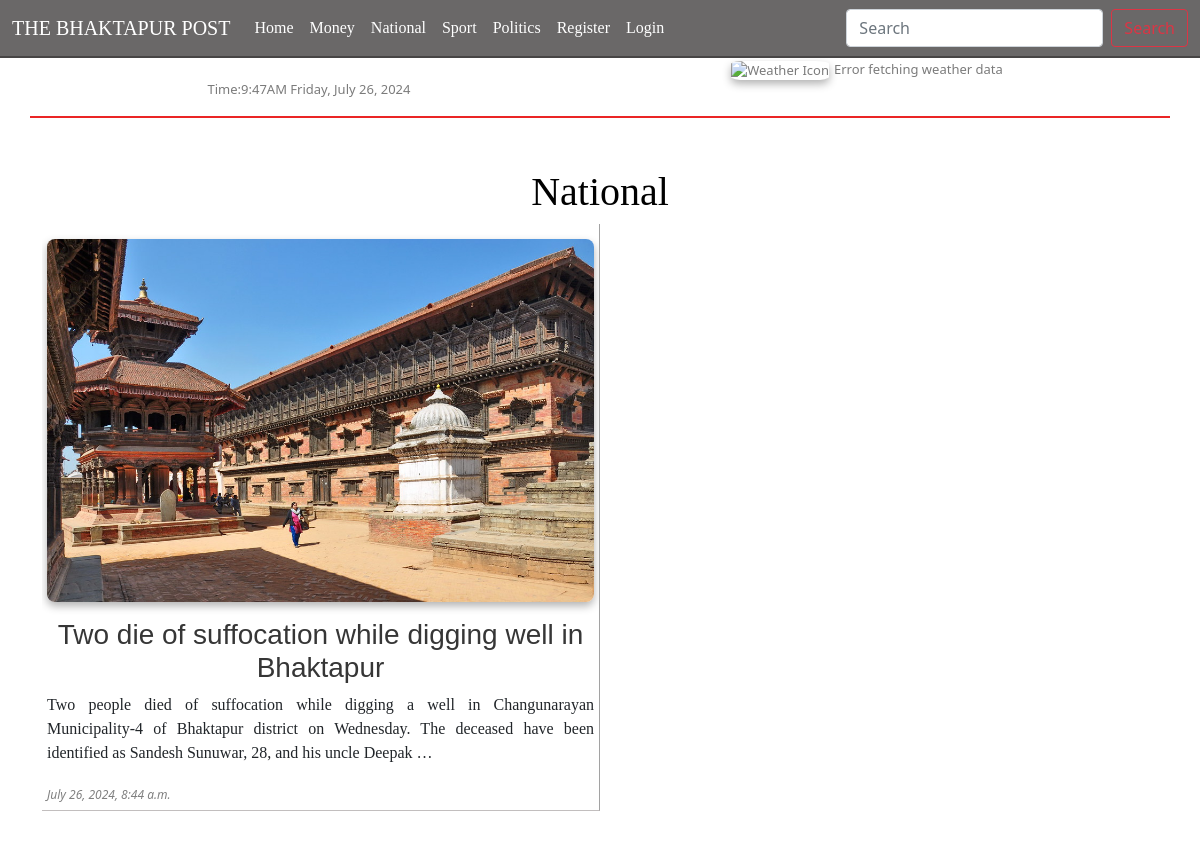
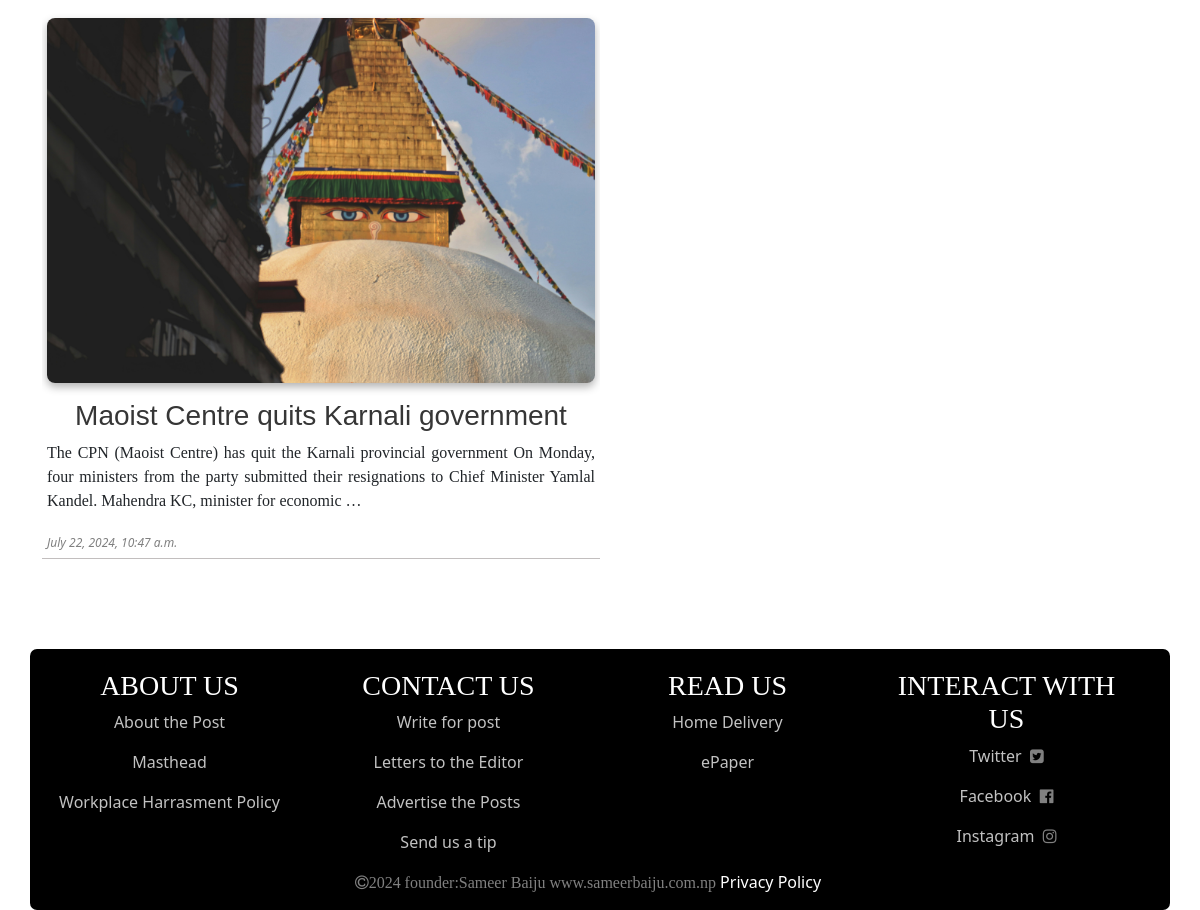
/national/, run on the app's committed database (2 pictures, top to bottom).
### news/models.py (models this page shows, shortened)
class Article(models.Model):
    title = models.CharField(max_length=200)
    content = models.TextField()
    news_slug=AutoSlugField(populate_from='title',default=None,null=True,unique=True)
    category = models.ForeignKey(Category, on_delete=models.CASCADE)
    pub_date = models.DateTimeField('date published')
    img=models.ImageField(upload_to='news_images/', null=True,blank=True)

### news/views.py (the view)
# urls.py: path('national/',views.national,name="national"),
def national(request):
    data=""
    try:
        national_category=Category.objects.get(name="national")
        data=Article.objects.filter(category=national_category).order_by('-pub_date')
    except(Exception) as e:
        print("National category not found")
    data={'news_data':data}
    return render(request,'national.html',data)

### template/national.html
{% include 'navbar.html' %}
<html>
    <body>
        <h1 class="category-h1" style="text-align: center;">National</h1>
        <div class="container ">
            <div class="rows">
                {% for i in news_data%}
                <div class="col-md-6 col column">
                    {% if i.img %}
                    <a href="/national/{{i.news_slug}}"><img src="{{i.img.url}}" /></a>
                  {% endif %}
                    <a href="/national/{{i.news_slug}}"><h3 class="justify-text">
                        {{i.title}}
                    </h3></a>
                    <p class="justify-text">{{i.content | truncatewords:30 }}</p>
                    <i>{{i.pub_date}}</i>
                </div>
                {% endfor %}
            </div>
        </div>
        {% include 'footer.html'%}
    </body>
</html>

### static/style.css (style rules this page uses)
* { margin: 0px; box-sizing: border-box; }
.column { margin-bottom: 50px ; border-right: 1px solid rgb(162, 162, 162); overflow: auto; border-bottom: 1px solid rgb(194, 190, 190); padding: 5px; }
.column a { text-decoration: none; color: rgb(54, 54, 54); }
.column:last-child { border-right: none; }
h3.justify-text { text-align:center; }
.column h3 { font-family:'Trebuchet MS', 'Lucida Sans Unicode', 'Lucida Grande', 'Lucida Sans', Arial, sans-serif; }
.column i { color: gray; font-size: 12px; }
.category-h1 { font-family:Cambria, Cochin, Georgia, Times, 'Times New Roman', serif; color: rgb(0, 0, 0); }
p.justify-text { text-align: justify; font-family: Georgia, 'Times New Roman', Times, serif; }
.container { flex: 1; display: flex; align-items: center; }
.column img { width: 100%; height: auto; object-fit: cover; border-radius: 8px; box-shadow: 0 4px 8px rgba(0, 0, 0, 0.303); margin-bottom: 1rem; margin-top: 10px; transform: scale(1) }

### data on the page
Article: img (picture), title "Two die of suffocation while digging well in Bhaktapur", content "Two people died of suffocation while digging a well in Changunarayan Municipality-4 of Bhaktapur district on Wednesday. The deceased have been identified as Sandesh Sunuwar, 28, and his uncle Deepak …", pub_date "July 26, 2024, 8:44 a.m."
Article: img (picture), title "Maoist Centre quits Karnali government", content "The CPN (Maoist Centre) has quit the Karnali provincial government On Monday, four ministers from the party submitted their resignations to Chief Minister Yamlal Kandel. Mahendra KC, minister for economic …", pub_date "July 22, 2024, 10:47 a.m."
